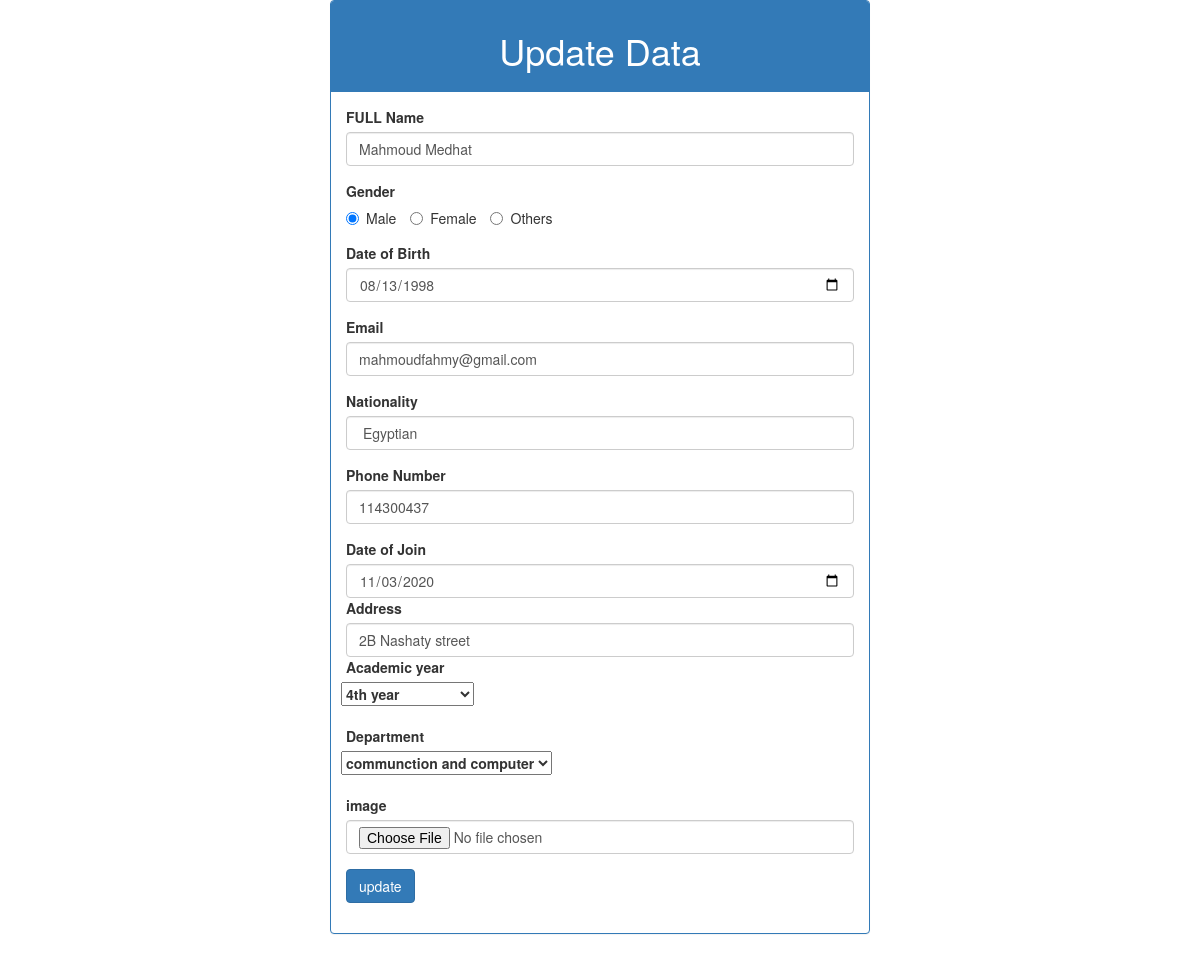
The app's page /update.php?updateid=11 (signed in) with its own data.
### tables this page shows
CREATE TABLE `registration` (
  `id` int(11) NOT NULL,
  `fullName` varchar(70) NOT NULL,
  `gender` enum('m','f','o') NOT NULL,
  `DOB` date NOT NULL,
  `email` varchar(50) NOT NULL,
  `nationality` varchar(50) NOT NULL,
  `number` bigint(11) NOT NULL,
  `address` varchar(50) NOT NULL,
  `academicYear` enum('preparatory year','1th year','2th year','3th year','4th year') NOT NULL,
  `dateOfJoin` date NOT NULL,
  `department` enum('power electricity','communction and computer','mechanical','') NOT NULL,
  `image` blob NOT NULL
);

### update.php (the view, shortened to what this page needs)
<?php
include 'connect.php';
if(isset($_SESSION['user'])){
$id=$_GET['updateid'];
$sql = "select * from registration where id=$id";
$result=mysqli_query($conn,$sql);
$row = mysqli_fetch_assoc($result);
$fullName=$row['fullName'];
$gender=$row['gender'];
$DOB =$row['DOB'];
$email=$row['email'];
$nationality=$row['nationality'];
$number=$row['number'];
$dateOfJoin=$row['dateOfJoin'];
$address=$row['address'];
$academicYear=$row['academicYear'];
$department=$row['department'];
?>
<!DOCTYPE html>
<html>
  <head>
    <link rel="stylesheet" type="text/css" href="test.css" />
  </head>
  <body>
    <div class="container">
      <div class="row col-md-6 col-md-offset-3">
        <div class="panel panel-primary">
          <div class="panel-heading text-center">
            <h1>Update Data</h1>
          </div>
          <div class="panel-body">
            <form  method="post" enctype="multipart/form-data">
            <div class="form-group">
                <label for="lastName">FULL Name</label>
                <input
                  type="text"
                  class="form-control"
                  id="fullName"
                  name="fullName"
                  value="<?php echo $fullName; ?>"
                />
              </div>
              <div class="form-group">
                <label for="gender">Gender</label>
                <div>
                  <label for="male" class="radio-inline"
                    ><input
                      type="radio"
                      name="gender"
                      value="m"
                      id="male"
                      <?php if($gender=='m')
                      echo "checked";?>
                    />Male</label
                  >
                  <label for="female" class="radio-inline"
                    ><input
                      type="radio"
                      name="gender"
                      value="f"
                      id="female"
                     <?php if($gender=='f')
                      echo "checked"; ?>
                    />Female</label
                  >
                  <label for="others" class="radio-inline"
                    ><input
                      type="radio"
                      name="gender"
                      value="o"
                      id="others"
                      <?php if($gender=='o')
                      echo "checked"; ?>
                    />Others</label
                  >
                </div>
              </div>
              <div class="form-group">
                <label for="DOB">Date of Birth</label>
                <input
                  type="date"
                  class="form-control"
                  id="DOB"
                  name="DOB"
                  value="<?php echo $DOB; ?>"
                 />
              </div>
              <div class="form-group">
                <label for="email">Email</label>
                <input
                  type="text"
                  class="form-control"
                  id="email"
                  name="email"
                  value="<?php echo $email; ?>"
                />
              </div>
              <div class="form-group">
                <label for="lastName">Nationality</label>
                <input
                  type="text"
                  class="form-control"
                  id="nationality"
                  name="nationality"
                  value="<?php echo $nationality; ?>"
                />
              </div>
              <div class="form-group">
                <label for="number">Phone Number</label>
                <input
                  type="tel"
                  class="form-control"
                  id="number"
                  name="number"
                  value="<?php echo $number; ?>"
                />
              </div>
              <label for="dateOfJoin">Date of Join</label>
                <input
                  type="date"
                  class="form-control"
                  id="dateOfJoin"
                  name="dateOfJoin"
                  value="<?php echo $dateOfJoin; ?>"
                 />
              <div class="form-group">
                <label for="lastName">Address</label>
                <input
                  type="text"
                  class="form-control"
                  id="address"
                  name="address"
                  value="<?php echo $address; ?>"
                />
                <div class="form-group">
                  <label for="academicYear">Academic year</label>
                  <div>
                    <label for="academicYear" class="list-inline"
                      ><select id="academicYear" name="academicYear" value="<?php echo $academicYear; ?>"
>
                        <option name="academicYear"
                        value="4th year"
                        id="4th year"
                        <?php if($academicYear=='4th year')
                      echo "selected"; ?>>4th year</option>
                      </select>
                  </div>
                </div>
                <div class="form-group">
                  <label for="department">Department</label>
                  <div>
                    <label for="department" class="list-inline"
                      ><select id="department" name="department" value="<?php echo $department; ?>"
>
                        <option name="department"
                        value="communction and computer"
                        id="communction and computer"
                        <?php if($department=='communction and computer')
                      echo "selected"; ?>
                        >communction and computer</option>
                      </select>
                  </div>
                </div>
              <div class="form-group">
                <label for="image">image</label>
                <input
                  type="file"
                  class="form-control"
                  id="image"
                  name="image"
                  required
                  accept=".jpg , .jpeg , .png"
                />
              </div>
              <button type="submit" class="btn btn-primary" name="update">update</button>
            </form>
          </div>
        </div>
      </div>
    </div>
  </body>
</html>
<?php
}else{
  header('location:index.php');
    exit();
}
?>

### records on screen
registration: fullName "Mahmoud Medhat", gender "☑ Male", gender "☐ Female", gender "☐ Others", DOB "08/13/1998", email "mahmoudfahmy@gmail.com", nationality "Egyptian", number "114300437", dateOfJoin "11/03/2020", address "2B Nashaty street", academicYear "4th year", department "communction and computer"
